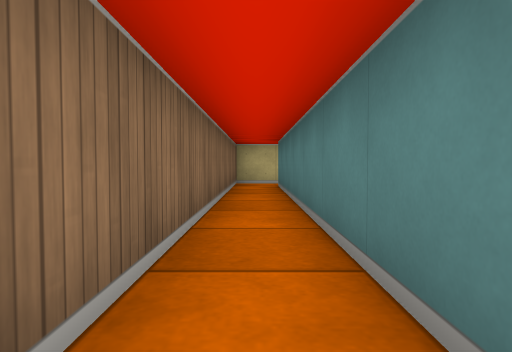
view 1 (above)

17 first-person views from a walk through a cub3D ray-caster map. The camera is about half as high as the walls, tilts 2° down and sees 75° across. The floor is counted in squares. Each view is taken from the middle of a square. On the plan, view 1 faces up. The plan holds only what a view shows up to about 9 squares ahead; the rest is blank.

view 2
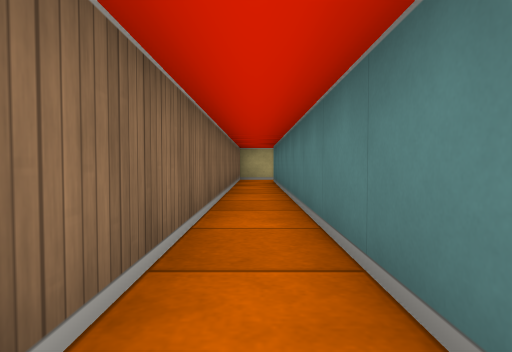

view 3
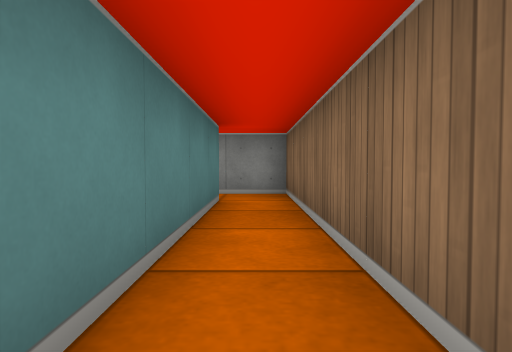

view 4
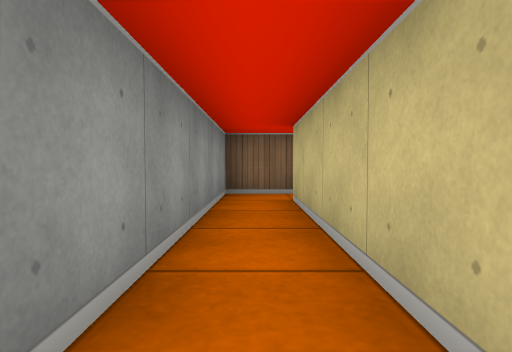

view 5
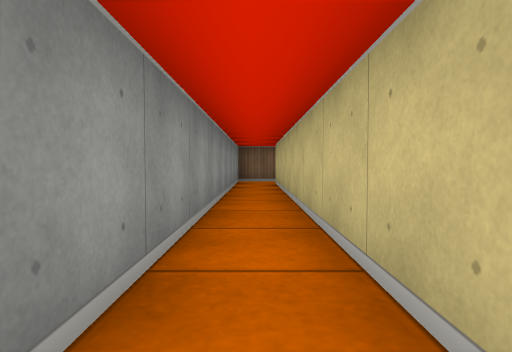

view 6
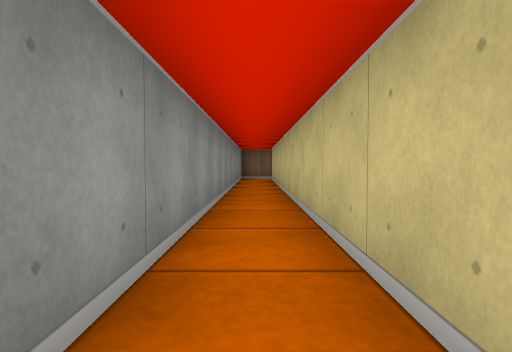

view 7
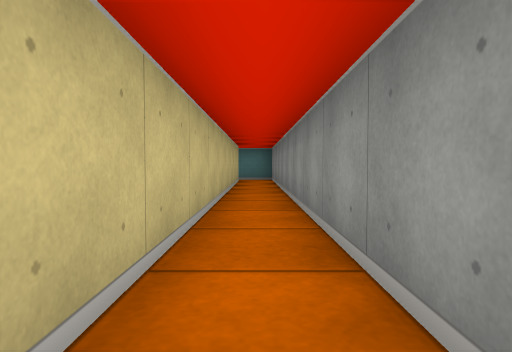

view 8
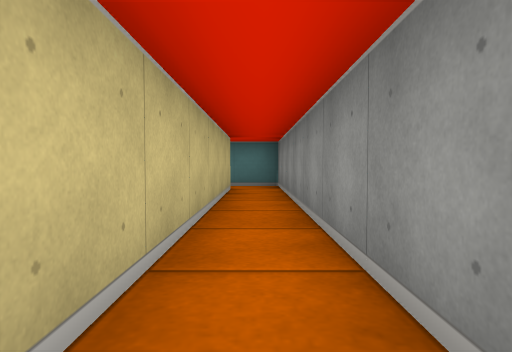

view 9
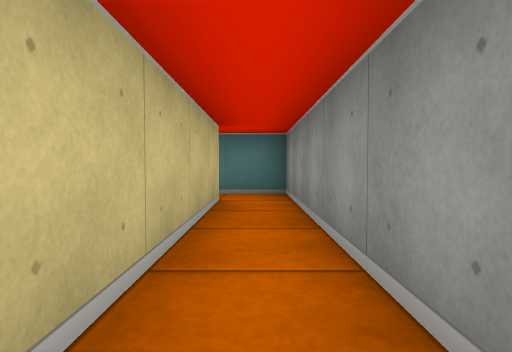

view 10
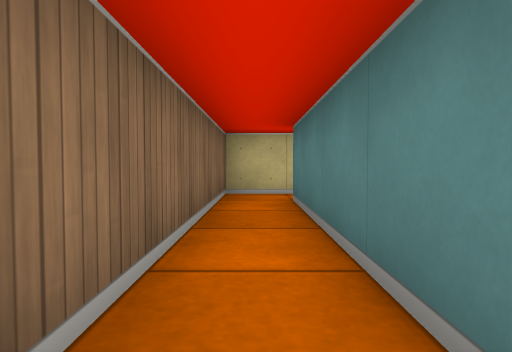

view 11
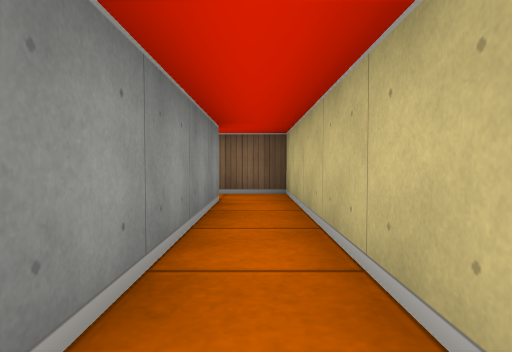

view 12
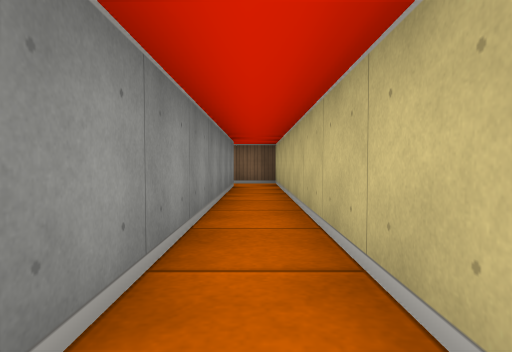

view 13
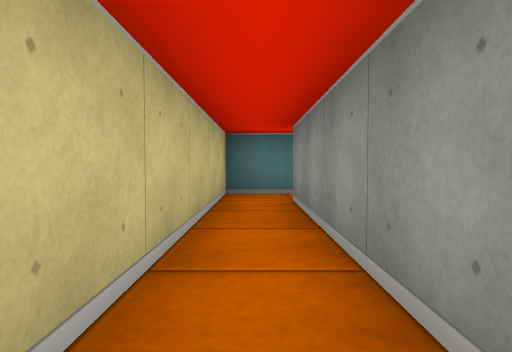

view 14
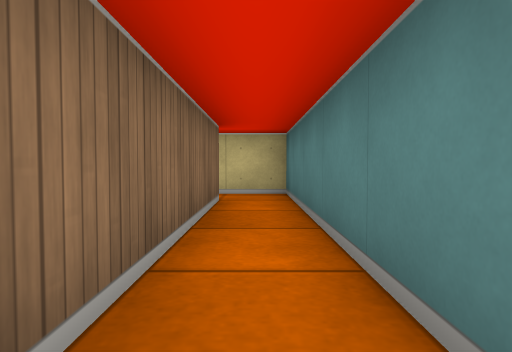

view 15
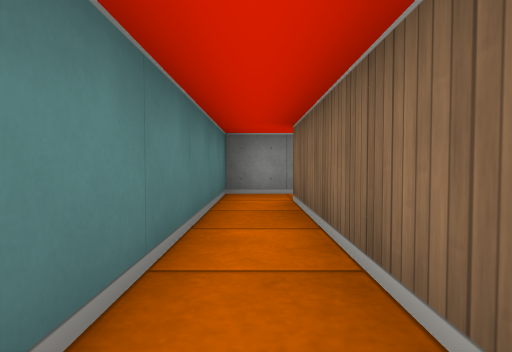

view 16
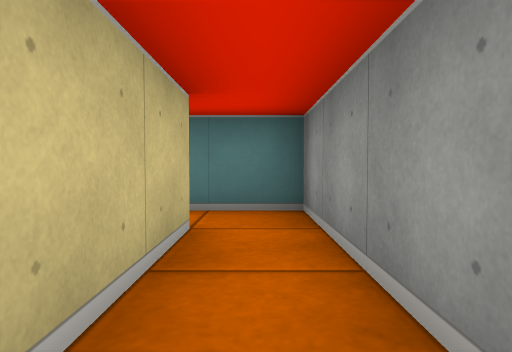

view 17
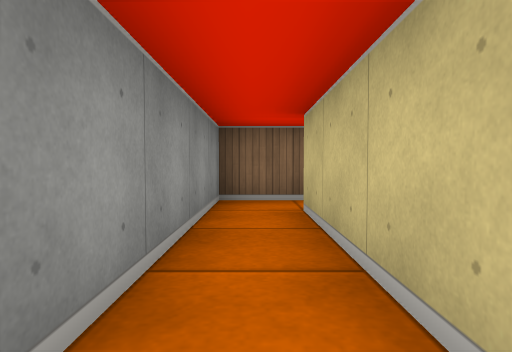

### Floor plan
Points are (right, up) in squares from view 1. A wall is a line through its corners. A room is listed if a view was taken in it or the views show most of it. See-through windows are left out.
Room 1 (views 1, 3, 10, 11, 13)
walls: (0.5, -1.5) (0.5, 7.5) (7.5, 7.5); (7.5, 8.5) (-0.5, 8.5) (-0.5, -1.5)
ways out: opening at (0, -1) to room 2; opening at (7, 8) to room 3
Room 2 (views 2, 4, 5, 6, 7, 8, 9)
walls: (17.5, -1.5) (0.5, -1.5); (-0.5, -1.5) (-0.5, -2.5) (18.5, -2.5) (18.5, -1.4)
ways out: opening at (0, -1) to room 1; opening at (18, -1)
Room 3 (views 12, 14, 15)
walls: (7.5, 7.5) (7.5, 2.5); (8.5, 2.5) (8.5, 8.5) (7.5, 8.5)
ways out: opening at (7, 8) to room 1; opening at (8, 3) to room 4
Room 4 (views 16, 17)
walls: (7.5, 2.5) (4.5, 2.5); (3.5, 2.8) (3.5, 1.5) (8.5, 1.5) (8.5, 2.5)
ways out: opening at (8, 3) to room 3; opening at (4, 3)

Where each view was taken, in squares from view 1:
view 1: 0 up, 0 right, facing up
view 2: 2 down, 0 right, facing up
view 3: 3 up, 0 right, facing down
view 4: 2 down, 5 right, facing left
view 5: 2 down, 9 right, facing left
view 6: 2 down, 11 right, facing left
view 7: 2 down, 8 right, facing right
view 8: 2 down, 11 right, facing right
view 9: 2 down, 13 right, facing right
view 10: 3 up, 0 right, facing up
view 11: 8 up, 5 right, facing left
view 12: 8 up, 8 right, facing left
view 13: 8 up, 3 right, facing right
view 14: 3 up, 8 right, facing up
view 15: 7 up, 8 right, facing down
view 16: 2 up, 5 right, facing right
view 17: 2 up, 8 right, facing left
